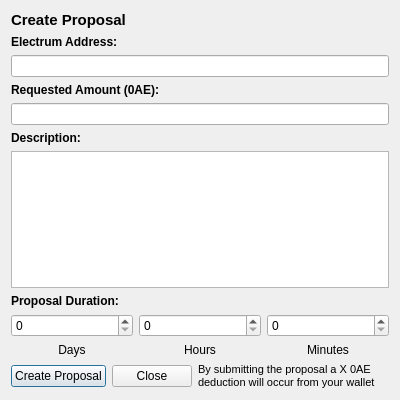
<?xml version="1.0" encoding="UTF-8"?>
<ui version="4.0">
 <class>CommunityFundCreateProposalDialog</class>
 <widget class="QDialog" name="CommunityFundCreateProposalDialog">
  <property name="geometry">
   <rect>
    <x>0</x>
    <y>0</y>
    <width>400</width>
    <height>400</height>
   </rect>
  </property>
  <property name="windowTitle">
   <string>Create Proposal</string>
  </property>
  <layout class="QVBoxLayout" name="verticalLayout_2">
   <item>
    <widget class="QLabel" name="labelCreateProposalTitle">
     <property name="sizePolicy">
      <sizepolicy hsizetype="Preferred" vsizetype="Minimum">
       <horstretch>0</horstretch>
       <verstretch>0</verstretch>
      </sizepolicy>
     </property>
     <property name="font">
      <font>
       <pointsize>11</pointsize>
       <weight>75</weight>
       <bold>true</bold>
      </font>
     </property>
     <property name="text">
      <string>Create Proposal</string>
     </property>
    </widget>
   </item>
   <item>
    <layout class="QVBoxLayout" name="verticalLayoutProposalDialog">
     <item>
      <widget class="QLabel" name="labelElectrumAddressTitle">
       <property name="sizePolicy">
        <sizepolicy hsizetype="Preferred" vsizetype="Maximum">
         <horstretch>0</horstretch>
         <verstretch>0</verstretch>
        </sizepolicy>
       </property>
       <property name="font">
        <font>
         <weight>75</weight>
         <bold>true</bold>
        </font>
       </property>
       <property name="text">
        <string>Electrum Address:</string>
       </property>
      </widget>
     </item>
     <item>
      <widget class="QValidatedLineEdit" name="lineEditElectrumAddress"/>
     </item>
     <item>
      <widget class="QLabel" name="labelRequestedAmountTitle">
       <property name="sizePolicy">
        <sizepolicy hsizetype="Preferred" vsizetype="Minimum">
         <horstretch>0</horstretch>
         <verstretch>0</verstretch>
        </sizepolicy>
       </property>
       <property name="font">
        <font>
         <weight>75</weight>
         <bold>true</bold>
        </font>
       </property>
       <property name="text">
        <string>Requested Amount (0AE):</string>
       </property>
      </widget>
     </item>
     <item>
      <widget class="ElectrumAmountField" name="lineEditRequestedAmount"/>
     </item>
     <item>
      <widget class="QLabel" name="labelDescriptionTitle">
       <property name="font">
        <font>
         <weight>75</weight>
         <bold>true</bold>
        </font>
       </property>
       <property name="text">
        <string>Description:</string>
       </property>
      </widget>
     </item>
     <item>
      <widget class="QValidatedPlainTextEdit" name="plainTextEditDescription">
       <property name="plainText">
        <string/>
       </property>
       <property name="overwriteMode">
        <bool>false</bool>
       </property>
      </widget>
     </item>
     <item>
      <widget class="QLabel" name="labelProposalDurationTitle">
       <property name="font">
        <font>
         <weight>75</weight>
         <bold>true</bold>
        </font>
       </property>
       <property name="text">
        <string>Proposal Duration:</string>
       </property>
      </widget>
     </item>
     <item>
      <layout class="QHBoxLayout" name="horizontalLayoutDuration">
       <item>
        <layout class="QVBoxLayout" name="verticalLayoutDays">
         <item>
          <widget class="QValidatedSpinBox" name="spinBoxDays">
           <property name="value">
            <number>0</number>
           </property>
          </widget>
         </item>
         <item>
          <widget class="QLabel" name="labelDaysTitle">
           <property name="text">
            <string>Days</string>
           </property>
           <property name="alignment">
            <set>Qt::AlignCenter</set>
           </property>
          </widget>
         </item>
        </layout>
       </item>
       <item>
        <layout class="QVBoxLayout" name="verticalLayoutHours">
         <property name="leftMargin">
          <number>0</number>
         </property>
         <item>
          <widget class="QValidatedSpinBox" name="spinBoxHours"/>
         </item>
         <item>
          <widget class="QLabel" name="labelHoursTitle">
           <property name="text">
            <string>Hours</string>
           </property>
           <property name="alignment">
            <set>Qt::AlignCenter</set>
           </property>
          </widget>
         </item>
        </layout>
       </item>
       <item>
        <layout class="QVBoxLayout" name="verticalLayoutMinutes">
         <property name="leftMargin">
          <number>0</number>
         </property>
         <item>
          <widget class="QValidatedSpinBox" name="spinBoxMinutes"/>
         </item>
         <item>
          <widget class="QLabel" name="labelMinutesTitle">
           <property name="text">
            <string>Minutes</string>
           </property>
           <property name="alignment">
            <set>Qt::AlignCenter</set>
           </property>
          </widget>
         </item>
        </layout>
       </item>
      </layout>
     </item>
     <item>
      <layout class="QHBoxLayout" name="horizontalLayoutCreateProposalButton">
       <item>
        <widget class="QPushButton" name="pushButtonCreateProposal">
         <property name="text">
          <string>Create Proposal</string>
         </property>
        </widget>
       </item>
       <item>
        <widget class="QPushButton" name="pushButtonClose">
         <property name="text">
          <string>Close</string>
         </property>
        </widget>
       </item>
       <item>
        <widget class="QLabel" name="labelWarning">
         <property name="font">
          <font>
           <pointsize>8</pointsize>
          </font>
         </property>
         <property name="text">
          <string>By submitting the proposal a X 0AE deduction will occur from your wallet </string>
         </property>
         <property name="wordWrap">
          <bool>true</bool>
         </property>
        </widget>
       </item>
      </layout>
     </item>
    </layout>
   </item>
  </layout>
 </widget>
 <customwidgets>
  <customwidget>
   <class>ElectrumAmountField</class>
   <extends>QLineEdit</extends>
   <header>electrumamountfield.h</header>
   <container>1</container>
  </customwidget>
  <customwidget>
   <class>QValidatedLineEdit</class>
   <extends>QLineEdit</extends>
   <header>qvalidatedlineedit.h</header>
  </customwidget>
  <customwidget>
   <class>QValidatedPlainTextEdit</class>
   <extends>QPlainTextEdit</extends>
   <header>qvalidatedplaintextedit.h</header>
  </customwidget>
  <customwidget>
   <class>QValidatedSpinBox</class>
   <extends>QSpinBox</extends>
   <header>qvalidatedspinbox.h</header>
  </customwidget>
 </customwidgets>
 <resources/>
 <connections/>
</ui>
